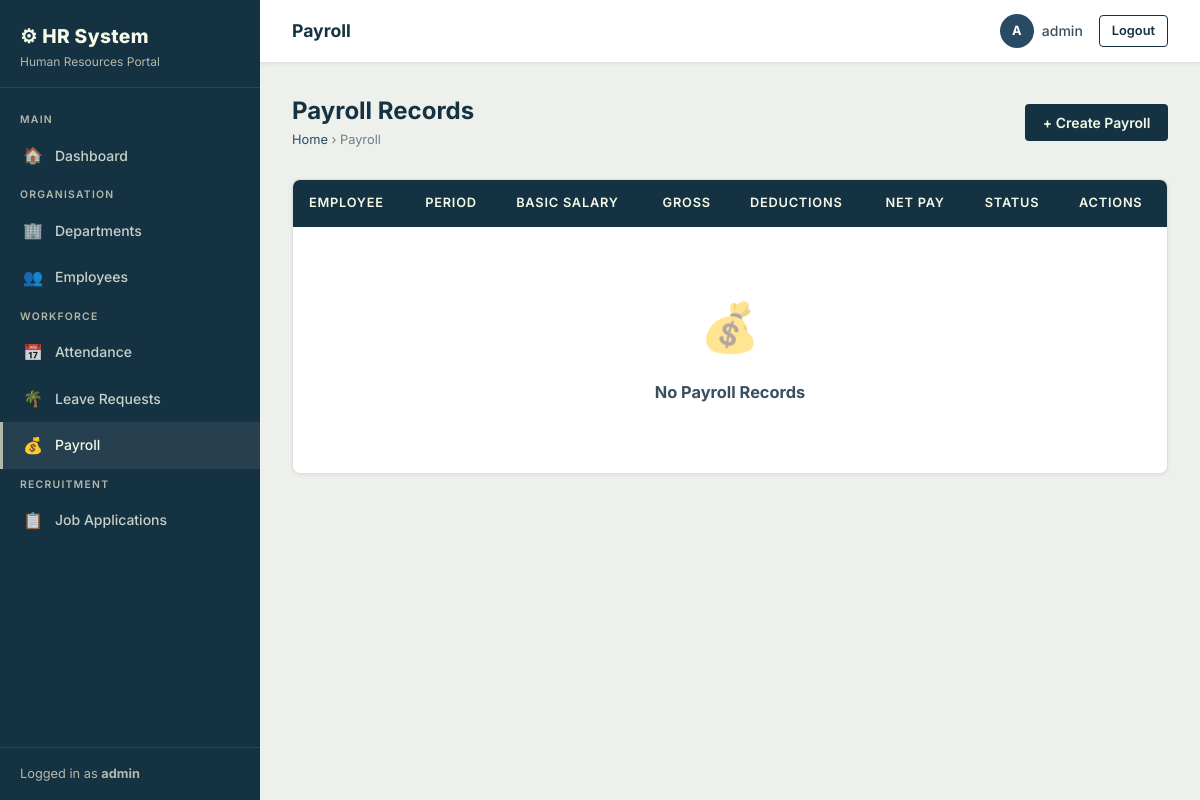
The app's page /payroll/ (signed in), older data.
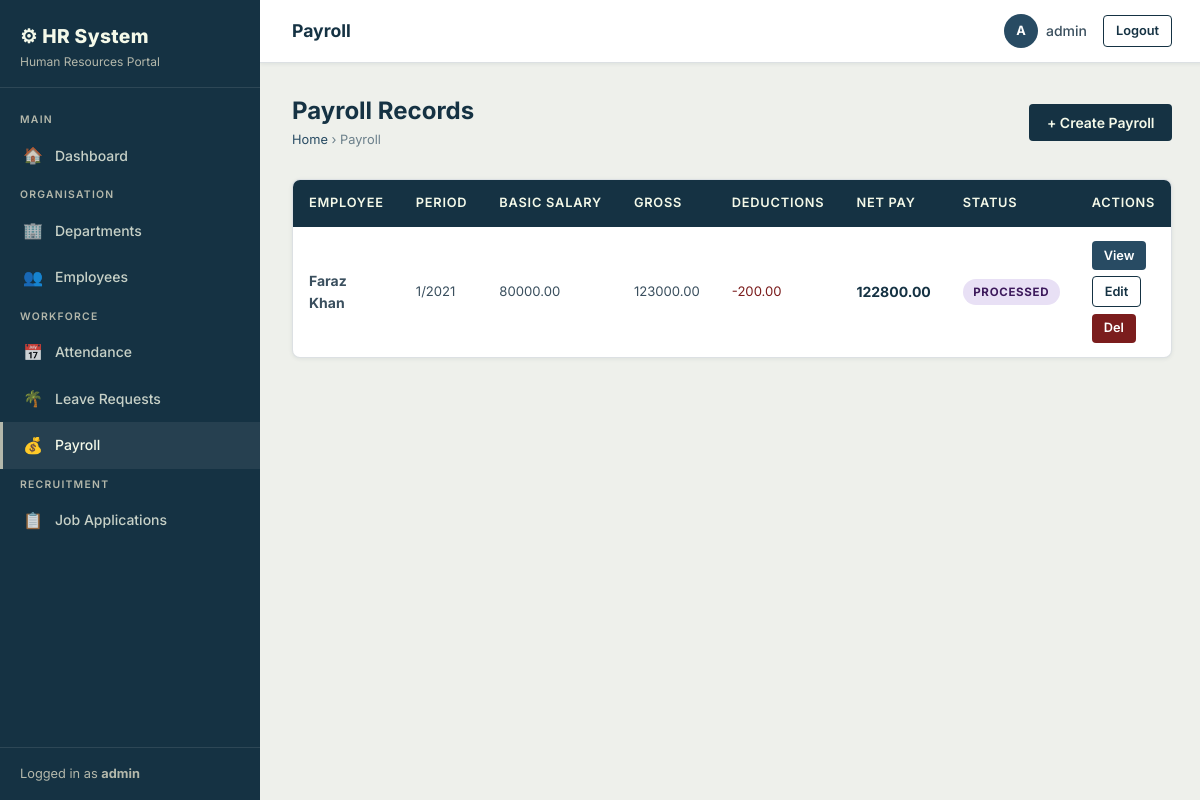
The same page, newer data.
### employees/models.py (models this page shows, shortened)
class Payroll(models.Model):
    STATUS_CHOICES = [('draft', 'Draft'), ('processed', 'Processed'), ('paid', 'Paid')]
    employee = models.ForeignKey(Employee, on_delete=models.CASCADE, related_name='payrolls')
    month = models.IntegerField()
    year = models.IntegerField()
    basic_salary = models.DecimalField(max_digits=12, decimal_places=2)
    house_rent = models.DecimalField(max_digits=10, decimal_places=2, default=0)
    medical_allowance = models.DecimalField(max_digits=10, decimal_places=2, default=0)
    transport_allowance = models.DecimalField(max_digits=10, decimal_places=2, default=0)
    other_allowances = models.DecimalField(max_digits=10, decimal_places=2, default=0)
    tax_deduction = models.DecimalField(max_digits=10, decimal_places=2, default=0)
    other_deductions = models.DecimalField(max_digits=10, decimal_places=2, default=0)
    status = models.CharField(max_length=10, choices=STATUS_CHOICES, default='draft')
    processed_on = models.DateTimeField(null=True, blank=True)
    notes = models.TextField(blank=True)
    class Meta:
        unique_together = ('employee', 'month', 'year')
        ordering = ['-year', '-month']
    def gross_salary(self):
        return (self.basic_salary + self.house_rent + self.medical_allowance +
                self.transport_allowance + self.other_allowances)
    def total_deductions(self):
        return self.tax_deduction + self.other_deductions
    def net_salary(self):
        return self.gross_salary() - self.total_deductions()

class Employee(models.Model):
    GENDER_CHOICES = [('M', 'Male'), ('F', 'Female'), ('O', 'Other')]
    STATUS_CHOICES = [('active', 'Active'), ('inactive', 'Inactive'), ('on_leave', 'On Leave')]
    user = models.OneToOneField(User, on_delete=models.CASCADE, null=True, blank=True)
    employee_id = models.CharField(max_length=20, unique=True)
    first_name = models.CharField(max_length=100)
    last_name = models.CharField(max_length=100)
    email = models.EmailField(unique=True)
    phone = models.CharField(max_length=20, blank=True)
    gender = models.CharField(max_length=1, choices=GENDER_CHOICES, blank=True)
    date_of_birth = models.DateField(null=True, blank=True)
    address = models.TextField(blank=True)
    department = models.ForeignKey(Department, on_delete=models.SET_NULL, null=True, blank=True, related_name='employees')
    designation = models.CharField(max_length=100, blank=True)
    date_joined = models.DateField()
    status = models.CharField(max_length=10, choices=STATUS_CHOICES, default='active')
    created_at = models.DateTimeField(auto_now_add=True)
    def full_name(self):
        return f"{self.first_name} {self.last_name}"

### employees/views.py (the view)
# urls.py: path('payroll/', views.payroll_list, name='payroll_list'),
@login_required
def payroll_list(request):
    payrolls = Payroll.objects.select_related('employee').order_by('-year', '-month')
    return render(request, 'employees/payroll_list.html', {'payrolls': payrolls})

### employees/templates/employees/payroll_list.html (shortened to what this page needs)
{% extends 'employees/base.html' %}
{% block page_title %}Payroll{% endblock %}
{% block content %}
<div class="page-header">
  <div>
    <h2>Payroll Records</h2>
    <div class="breadcrumb"><a href="{% url 'dashboard' %}">Home</a> › Payroll</div>
  </div>
  <a href="{% url 'payroll_create' %}" class="btn btn-primary">+ Create Payroll</a>
</div>
<div class="table-wrapper">
  <table>
    <thead>
      <tr>
        <th>Employee</th>
        <th>Period</th>
        <th>Basic Salary</th>
        <th>Gross</th>
        <th>Deductions</th>
        <th>Net Pay</th>
        <th>Status</th>
        <th>Actions</th>
      </tr>
    </thead>
    <tbody>
      {% for p in payrolls %}
      <tr>
        <td class="fw-bold">{{ p.employee.full_name }}</td>
        <td class="text-sm">{{ p.month }}/{{ p.year }}</td>
        <td class="text-sm">{{ p.basic_salary }}</td>
        <td class="text-sm">{{ p.gross_salary }}</td>
        <td class="text-sm" style="color:var(--danger);">-{{ p.total_deductions }}</td>
        <td class="fw-bold text-navy">{{ p.net_salary }}</td>
        <td><span class="badge badge-{{ p.status }}">{{ p.get_status_display }}</span></td>
        <td>
          <div class="btn-group">
            <a href="{% url 'payroll_detail' p.pk %}" class="btn btn-secondary btn-sm">View</a>
            <a href="{% url 'payroll_edit' p.pk %}" class="btn btn-outline btn-sm">Edit</a>
            <a href="{% url 'payroll_delete' p.pk %}" class="btn btn-danger btn-sm">Del</a>
          </div>
        </td>
      </tr>
      {% empty %}
      <tr>
        <td colspan="8">
          <div class="empty-state">
            <div class="empty-state-icon">💰</div>
            <h3>No Payroll Records</h3>
          </div>
        </td>
      </tr>
      {% endfor %}
    </tbody>
  </table>
</div>
{% endblock %}

Row changes from the older to the newer data that the page shows:
added Payroll: employee.full_name "Faraz Khan", month "1", year "2021", basic_salary "80000.00", gross_salary "123000.00", total_deductions "200.00", net_salary "122800.00", status "PROCESSED"
Text that changed along with them:
text no longer shown: "💰 No Payroll Records"
